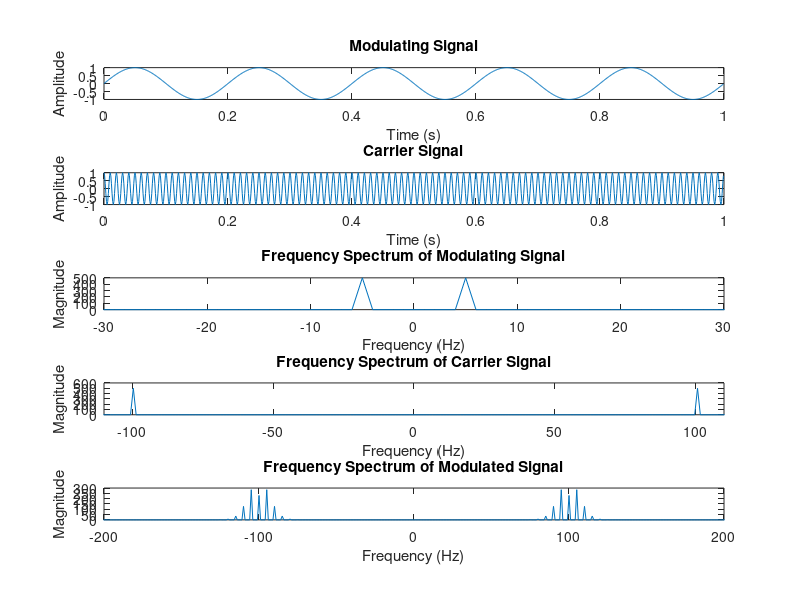

Write MATLAB code to recreate this figure.
Fs = 1000;
t = 0:1/Fs:1-1/Fs;
fc = 100;
fm = 5;
kf = 50;
m_nader = sin(2*pi*fm*t);
c_nader = cos(2*pi*fc*t);
y_nader = cos(2*pi*fc*t + kf*cumsum(m_nader)/Fs);
figure('Position', [100, 100, 1200, 800]);
subplot(5,1,1);
plot(t, m_nader);
title('Modulating Signal');
xlabel('Time (s)');
ylabel('Amplitude');
subplot(5,1,2);
plot(t, c_nader);
title('Carrier Signal');
xlabel('Time (s)');
ylabel('Amplitude');
subplot(5,1,3);
f_nader = -Fs/2:Fs/length(m_nader):Fs/2-Fs/length(m_nader);
plot(f_nader, abs(fftshift(fft(m_nader))));
title('Frequency Spectrum of Modulating Signal');
xlabel('Frequency (Hz)');
ylabel('Magnitude');
xlim([-30, 30]);
subplot(5,1,4);
carrier_spectrum = abs(fftshift(fft(c_nader)));
f_carrier = linspace(-Fs/2, Fs/2, length(carrier_spectrum));
plot(f_carrier, carrier_spectrum);
title('Frequency Spectrum of Carrier Signal');
xlabel('Frequency (Hz)');
ylabel('Magnitude');
xlim([-110, 110]); 
subplot(5,1,5);
plot(f_nader, abs(fftshift(fft(y_nader))));
title('Frequency Spectrum of Modulated Signal');
xlabel('Frequency (Hz)');
ylabel('Magnitude');
xlim([-200, 200]);